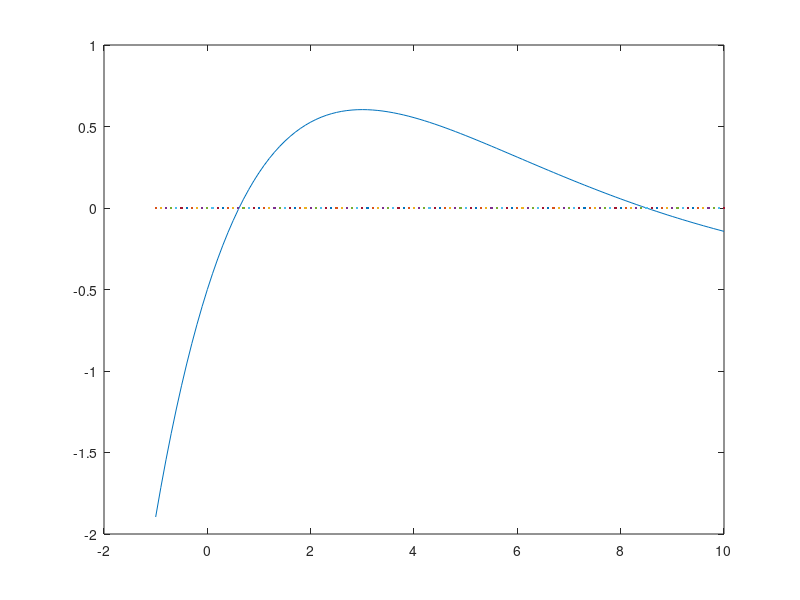

This chart was generated by the following MATLAB code:
# Aplicar N-R y biseccion

clc; clear; more off;
function y = f(x)
y = x .* exp(-x / 3) - 0.5;
endfunction
  

t = -1:0.1:10;
y = f(t);
plot(t, f(t));
hold on;
plot(t, 0);
hold off;
# Dos soluciones reales
# Intervalo 1: [-1,1]
# Intervalo 2: [7, 10] (la mayor de las soluciones)
 
 ### plot(t, sin(t), t, sin(t + 0.2), t, sin(t+0.8), [10, 20])
 
# c) Aplicar biseccion
e = 0.05;
a=7;
b = 10;
i = 0;
err = b - a;
printf("Aplicamos biseccion. Tabla:\n")
printf("Iteracion,  a            b            m       cota de error\n")
do i++;
    m = (a + b) / 2;
    printf("%2i, %12.4f %12.4f %12.4f %12.4f\n", i, a, b, m, err);
    if ( f(a)*f(m) < 0)
      b = m;
    else
      a = m;
    endif
    err = b - a;
until err < e
printf("%2i, %12.4f %12.4f %12.4f %12.4f\n", i, a, b, m, err);

# Hacer NR en ese intervalo [a,b]
#Derivada de f, calculada a parte
printf("\nAhora en ese intervalo aplicamos Newton-Raphson\n")
function y = g(x)
    y = -((x - 3) * e^(-x / 3)) / 3;
endfunction
i = 0;
x_n = (a + b) / 2;
do i++;
    x_next = x_n - f(x_n) / g(x_n);
    err = abs(x_next - x_n) #Aprovechamos para que imprima estos valores a la consola
    x_n = x_next;
until err/abs(x_n) < 10^(-6) || i > 50
printf("Aproximacion de la raiz: %7.6f\n", x_next)
